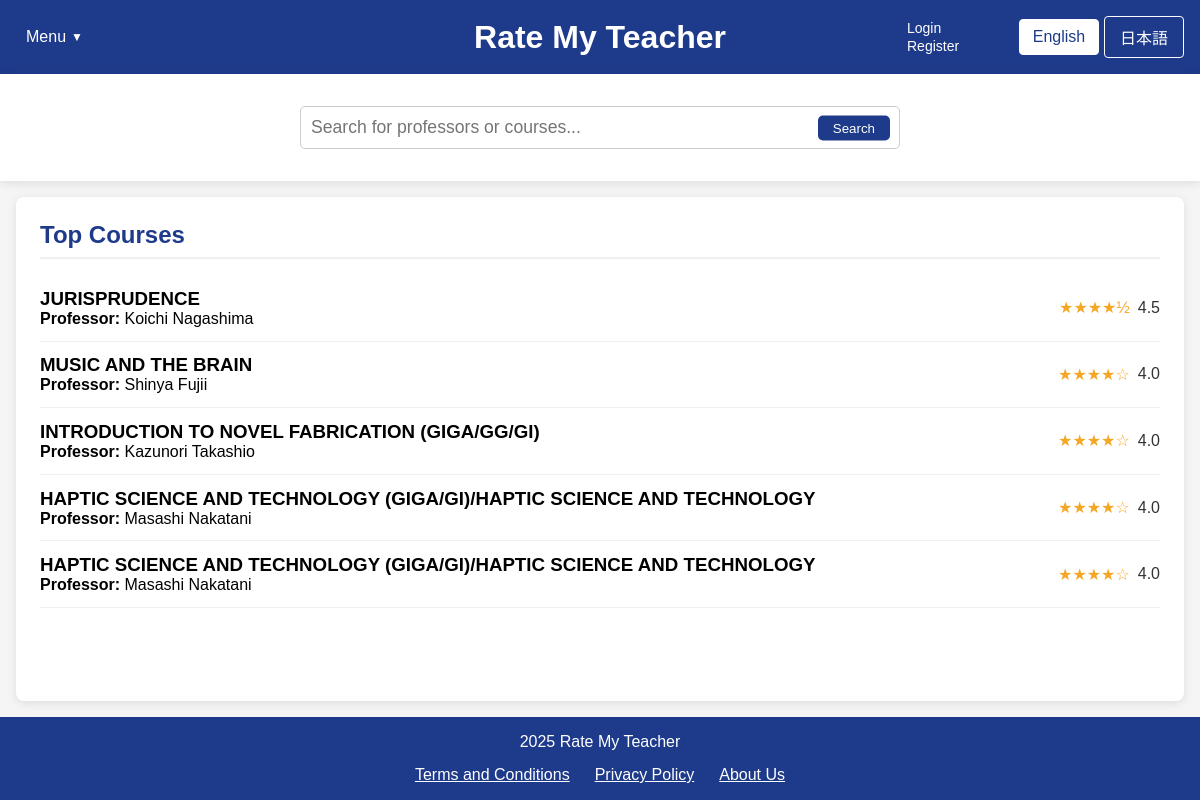
Page /home.php on the earlier database version.
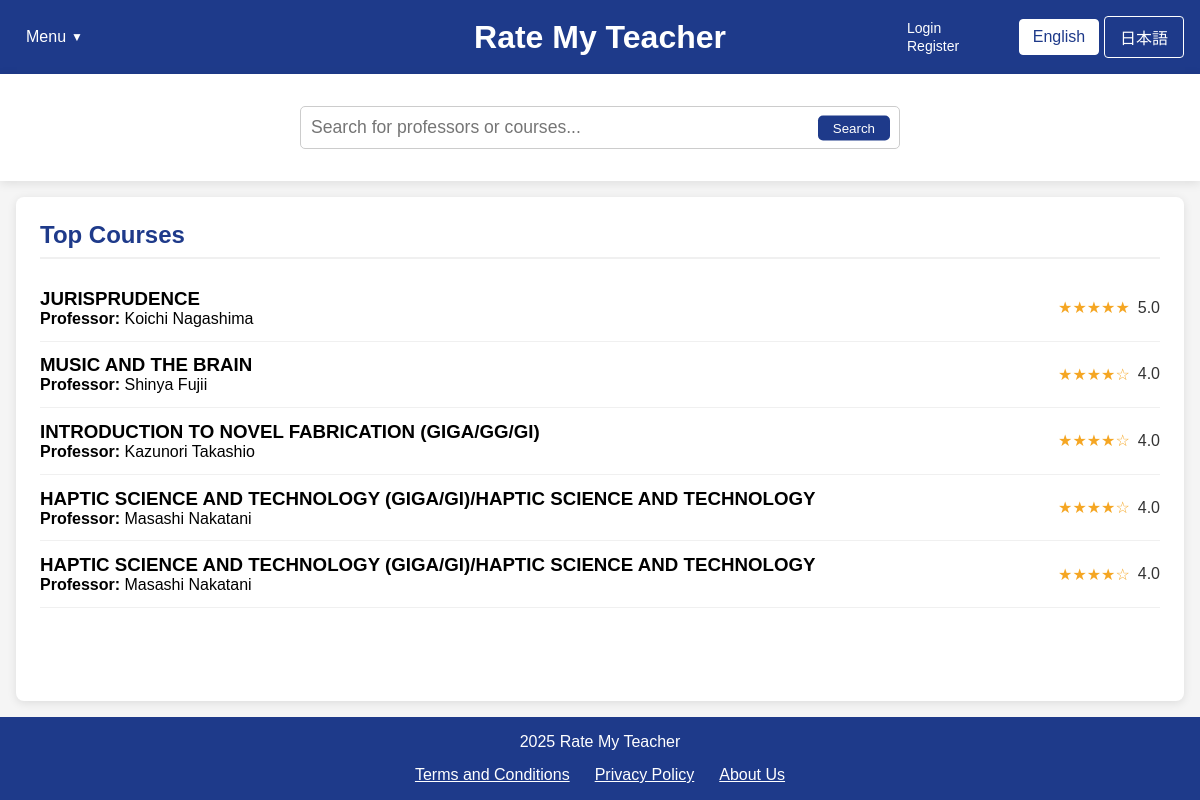
Same page on the later database version.
### tables this page shows
CREATE TABLE courses (
        id INTEGER PRIMARY KEY AUTOINCREMENT,
        name TEXT NOT NULL,
        course_code TEXT,
        description TEXT,
        professor_id INTEGER,
        semester TEXT,
        avg_content_quality REAL DEFAULT 0,
        avg_difficulty REAL DEFAULT 0,
        overall_rating REAL DEFAULT 0,
        review_count INTEGER DEFAULT 0,
        FOREIGN KEY (professor_id) REFERENCES professors(id) ON DELETE SET NULL
    );

CREATE TABLE professors (
        id INTEGER PRIMARY KEY AUTOINCREMENT,
        name TEXT NOT NULL,
        department TEXT,
        bio TEXT,
        avg_content_quality REAL DEFAULT 0,
        avg_difficulty REAL DEFAULT 0,
        overall_rating REAL DEFAULT 0,
        review_count INTEGER DEFAULT 0
    );

### home.php (the view, shortened to what the changed rows need)
<?php
$isLoggedIn = isset($_SESSION["loggedin"]) && $_SESSION["loggedin"] === true;
require_once 'config.php';
function getTopCourses($limit = 5) {
    global $conn;
    $courses = [];
    try {
        $ratingCount = 0;
        $ratingCheckResult = $conn->query("SELECT COUNT(*) as count FROM ratings");
        if ($ratingCheckResult) {
            $ratingCountRow = $ratingCheckResult->fetchArray(SQLITE3_ASSOC);
            $ratingCount = $ratingCountRow['count'];
        }
        if ($ratingCount > 0) {
            $hasCourseRatingColumns = false;
            $columnsResult = $conn->query("PRAGMA table_info(courses)");
            while ($col = $columnsResult->fetchArray(SQLITE3_ASSOC)) {
                if ($col['name'] === 'avg_content_quality') {
                    $hasCourseRatingColumns = true;
                    break;
                }
            }
            if ($hasCourseRatingColumns) {
                $stmt = $conn->prepare("
                    SELECT c.id, c.name as course_name, c.course_code,
                        COALESCE(c.avg_content_quality, 0) as avg_content_quality,
                        COALESCE(c.avg_difficulty, 0) as avg_difficulty,
                        COALESCE(c.overall_rating, 0) as avg_rating,
                        COALESCE(c.review_count, 0) as review_count,
                        p.name as professor_name
                    FROM courses c
                    LEFT JOIN professors p ON c.professor_id = p.id
                    WHERE COALESCE(c.review_count, 0) > 0
                    ORDER BY avg_rating DESC, review_count DESC
                    LIMIT :limit
                ");
            }
            $stmt->bindValue(':limit', $limit, SQLITE3_INTEGER);
            $result = $stmt->execute();
            while ($row = $result->fetchArray(SQLITE3_ASSOC)) {
                if (isset($row['avg_rating']) && $row['avg_rating'] !== null) {
                    $row['avg_rating'] = number_format((float)$row['avg_rating'], 1);
                } else {
                    $row['avg_rating'] = "N/A";
                }
                $courses[] = $row;
            }
        }
    } catch (Exception $e) {
        error_log("Error fetching top courses: " . $e->getMessage());
    }
    return $courses;
}
$topCourses = getTopCourses(5);
?>
<!DOCTYPE html>
<html lang="en">
<head>
    <link rel="stylesheet" href="css/style.css">
</head>
<body>
    <div class="container">
        <header>
                    <?php
                    $currentLang = isset($_COOKIE['language']) && $_COOKIE['language'] == 'ja' ? 'ja' : 'en';
                    ?>
            <div class="header-center">
                <div class="logo">
                    <h1><a href="home.php" style="color: white; text-decoration: none;"><?php echo $currentLang == 'ja' ? 'Rate My Teacher' : 'Rate My Teacher'; ?></a></h1>
                </div>
            </div>
        </header>
            <div id="top-courses" class="content-box" style="flex: 1; background-color: white; margin: 1rem; padding: 1.5rem; border-radius: 8px; box-shadow: 0 2px 10px rgba(0,0,0,0.1);">
                <h2><?php echo $currentLang == 'ja' ? '人気のコース' : 'Top Courses'; ?></h2>
                <div class="course-list">
<?php foreach ($topCourses as $course): ?>
<a href="course.php?course=<?php echo urlencode($course['english_course_name']); ?>&professor=<?php echo urlencode($course['english_professor_name'] ?? ''); ?>&lang=<?php echo $currentLang;?>" style="text-decoration: none; color: inherit;">      <div class="course-item" data-id="<?php echo $isLoggedIn ? $course['id'] : 'login-required'; ?>">
            <div>
                <h3><?php echo htmlspecialchars($course['course_name'] ?? $course['name']); ?></h3>
                <p><strong>Professor:</strong> <?php echo htmlspecialchars($course['professor_name'] ?? 'Unknown Professor'); ?></p>
            </div>
            <div class="rating">
                <?php
                if ($course['avg_rating'] !== 'N/A' && $course['avg_rating'] > 0) {
                    $fullStars = floor($course['avg_rating']);
                    $hasHalfStar = $course['avg_rating'] - $fullStars >= 0.5;
                    echo str_repeat('★', $fullStars);
                    echo $hasHalfStar ? '½' : '';
                    echo ' <span>' . $course['avg_rating'] . '</span>';
                } else {
                    echo '☆☆☆☆☆ <span>No ratings</span>';
                }
                ?>
            </div>
        </div>
    </a>
<?php endforeach; ?>
                </div>
            </div>
    </div>
</body>
</html>

Differences in the rows shown:
changed courses "JURISPRUDENCE": fullStars "★★★★" → "★★★★★"; avg_rating "4.5" → "5.0"; no longer shows "½"
